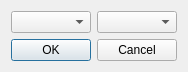
<?xml version="1.0" encoding="UTF-8"?>
<ui version="4.0">
 <class>TopicKey</class>
 <widget class="QDialog" name="TopicKey">
  <property name="geometry">
   <rect>
    <x>0</x>
    <y>0</y>
    <width>215</width>
    <height>81</height>
   </rect>
  </property>
  <property name="windowTitle">
   <string>Key Columns</string>
  </property>
  <property name="modal">
   <bool>true</bool>
  </property>
  <layout class="QVBoxLayout" name="verticalLayout">
   <property name="sizeConstraint">
    <enum>QLayout::SetFixedSize</enum>
   </property>
   <item>
    <layout class="QHBoxLayout" name="horizontalLayout">
     <item>
      <widget class="QComboBox" name="csvColumn">
       <property name="sizeAdjustPolicy">
        <enum>QComboBox::AdjustToContents</enum>
       </property>
      </widget>
     </item>
     <item>
      <widget class="QComboBox" name="csvValue">
       <property name="sizeAdjustPolicy">
        <enum>QComboBox::AdjustToContents</enum>
       </property>
      </widget>
     </item>
    </layout>
   </item>
   <item>
    <widget class="QDialogButtonBox" name="buttonBox">
     <property name="standardButtons">
      <set>QDialogButtonBox::Cancel|QDialogButtonBox::Ok</set>
     </property>
    </widget>
   </item>
  </layout>
 </widget>
 <resources/>
 <connections>
  <connection>
   <sender>buttonBox</sender>
   <signal>accepted()</signal>
   <receiver>TopicKey</receiver>
   <slot>accept()</slot>
   <hints>
    <hint type="sourcelabel">
     <x>96</x>
     <y>44</y>
    </hint>
    <hint type="destinationlabel">
     <x>96</x>
     <y>29</y>
    </hint>
   </hints>
  </connection>
  <connection>
   <sender>buttonBox</sender>
   <signal>rejected()</signal>
   <receiver>TopicKey</receiver>
   <slot>reject()</slot>
   <hints>
    <hint type="sourcelabel">
     <x>96</x>
     <y>44</y>
    </hint>
    <hint type="destinationlabel">
     <x>96</x>
     <y>29</y>
    </hint>
   </hints>
  </connection>
 </connections>
</ui>
